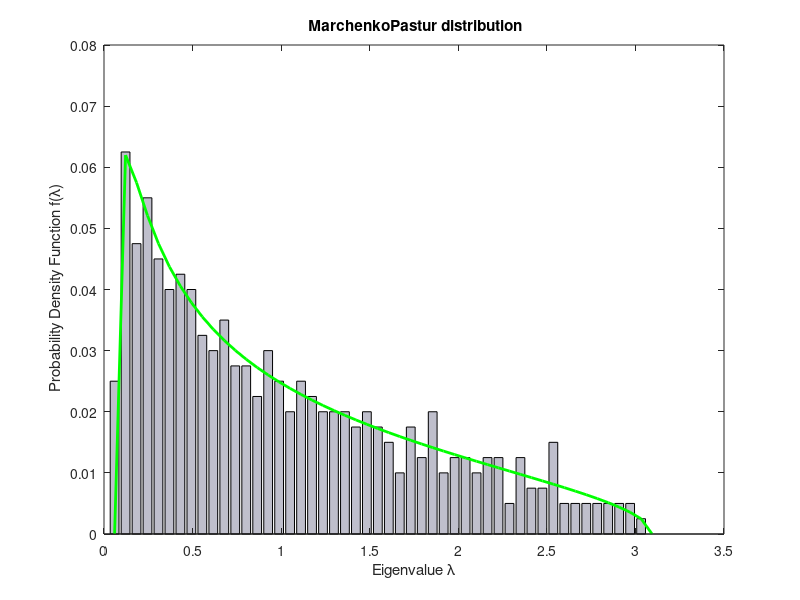

The MATLAB script that drew this image:

% In Random Matrix Theory, MP law gives the probability density function
% of singular values of large rectangular random matrices;
% when the dimensions of matrix tend to infinity.

% This contribution illustrates the PDF of matrix Y(N,N)=(T^-1)X*X^T, 
% where X is random matrix whose entries X_i,j are independent 
% and identically distributed random variables with zero mean
% and variance s^2. The program is applicable for both uniform and random
% distributions.

% Ref :
% Marchenko,V. A., Pastur, L. A. (1967) "Distribution of eigenvalues for some sets of
% random matrices", Mat. Sb. (N.S.), 72(114):4, 507536

% (c) Youssef KHMOU, Applied Mathematics ,30 January,2015.

clear;
close all;
N=400;
T=700;
% Ratio of matrix dimensions
c=N/T;

% Sample
x=randn(N,T); % Normal distribution
%x=rand(N,T);  % Uniform distribution

s=std(x(:));

% spectral matrix
r=x*x'/T;

%eigenvalues
l=eig(r);
% Probability Density Function 
% number of points for measurement.
n=50;
% Boundaries 
a=(s^2)*(1-sqrt(c))^2;
b=(s^2)*(1+sqrt(c))^2;

[f,lambda]=hist(l,linspace(a,b,n));
% Normalization
f=f/sum(f);
% Theoretical pdf
ft=@(lambda,a,b,c) (1./(2*pi*lambda*c*s^(2))).*sqrt((b-lambda).*(lambda-a));
F=ft(lambda,a,b,c);
% Processing numerical pdf
F=F/sum(F);
F(isnan(F))=0;

% Results
figure;
h=bar(lambda,f);
set(h,'FaceColor',[.75 .75 .8]);
set(h,'LineWidth',0.25);
xlabel('Eigenvalue \lambda');
ylabel(' Probability Density Function f(\lambda)');
title(' MarchenkoPastur distribution');
lmin=min(l);
lmax=max(l);
%axis([-1 2*lmax 0 max(f)+max(f)/4]);

hold on;
plot(lambda,F,'g','LineWidth',2);
hold off;
